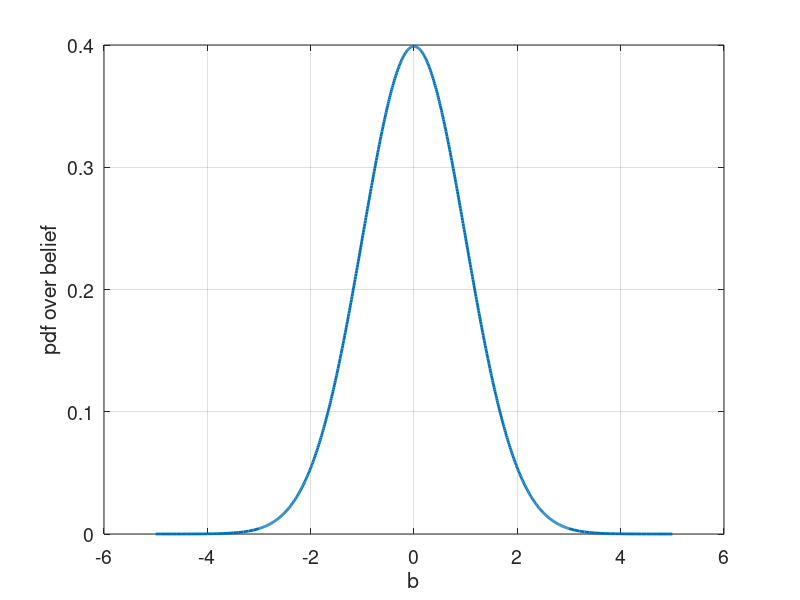

This figure's MATLAB source:
figure;
m = 0;
sig = 1;
dim = length(m);
xlimit = 5;

x = [-xlimit : 0.1 : m - 3*sig, m - 3*sig : 0.01 : m + 3*sig, m + 3*sig: 0.1 :xlimit];
sig_inv = inv(sig);

pdf = (1/(((sqrt(2*pi))^dim)*det(sig)))*exp(-.5*(x-m).*sig_inv.*(x-m));

plot(x,pdf,'linewidth',2)
xlabel('b','fontsize',14)
ylabel('pdf over belief','fontsize',14)
set(gca,'fontsize',14)

grid on